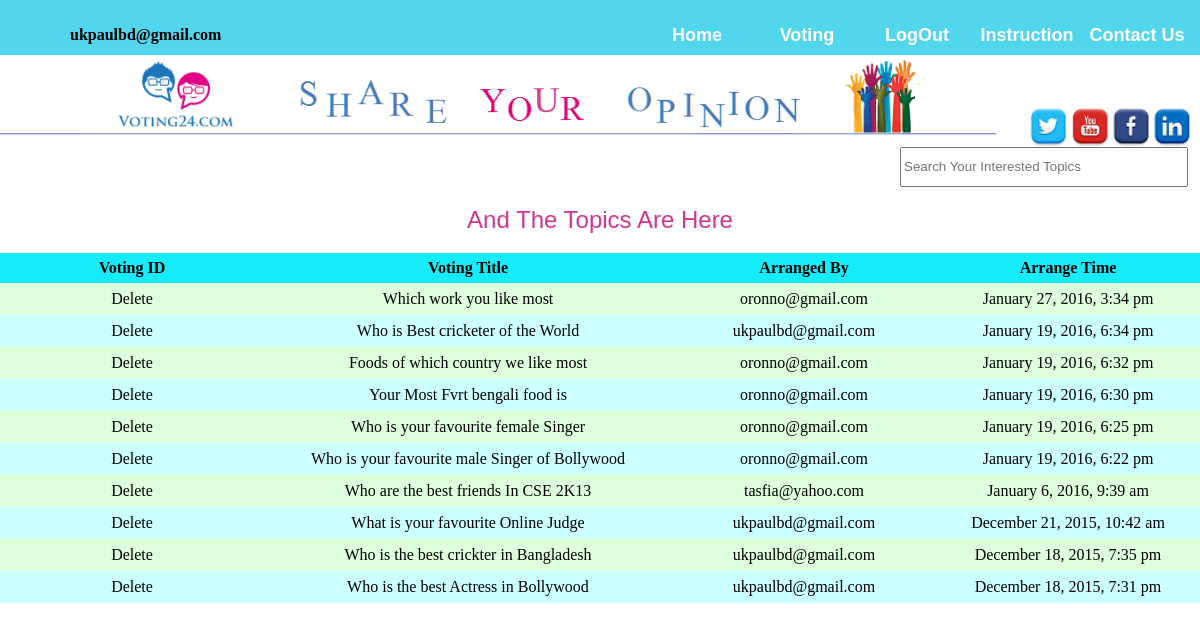
Screenshot of /press.php (signed in) with the database file from the repository.
### tables this page shows
CREATE TABLE IF NOT EXISTS `votelist` (
  `id` int(11) NOT NULL AUTO_INCREMENT,
  `title` varchar(50) NOT NULL,
  `description` varchar(500) NOT NULL,
  `op1` varchar(20) NOT NULL,
  `op2` varchar(20) NOT NULL,
  `op3` varchar(20) NOT NULL,
  `op4` varchar(20) NOT NULL,
  `op5` varchar(20) NOT NULL,
  `email` varchar(30) NOT NULL,
  `time` varchar(30) NOT NULL,
  PRIMARY KEY (`id`)
);

### press.php (the view, shortened to what this page needs)
<?php
include 'db.php';
?>
<html>
<head>
</head>
<body>
 <div class="divi">
<a href="contact.php"><button class="bun" ><b>Contact Us</b></button></a>
<a href="inst.php"><button class="bun" ><b>Instruction</b></button></a>
<?php
if(isset($_SESSION['name'])){
	echo"<a href='logout.php'><button class='bun'><b>LogOut</b></button></a>";
}
else{
	echo"<a href='sign.php'><button class='bun'><b>Sign in</b></button></a>";
}
?>
<a href="voting.php"><button class="bun" ><b>Voting</b></button></a>
<a href="home.php"><button class="bun" ><b>Home</b></button></a>
<b><p class="para"> <?php
if(isset($_SESSION['name'])){
	$name=$_SESSION['name']; echo $name ;
}
 ?></p></b>
</div>
<img display="inline" src="logo.png" width="83%" />
<img  style="margin-top:40"src="scl.png" align="right" width="15%" usemap="#user"/>
<form name="frm" method="post">
<input type='textbox' placeholder="Search Your Interested Topics" onkeyup="info(this.value);" style='width:24%; height:5% ;margin-left:75%'></input>
</form>
<h2>And The Topics Are Here</h2>
<table>
       <th ><b>Voting  ID</b></th>
	  <th class="a"><b>Voting Title</b></th>
	  <th><b>Arranged By</b></th>
	  <th ><b>Arrange Time</b></th>
  </table>
<?php
echo "<table>";
$result = mysql_query("SELECT * FROM votelist ORDER BY id DESC");
$count=1;
 while($row = mysql_fetch_array($result))
     {
		 if($count%2==0){
			echo "<tr style='background-color:#CCFFFF'>";
		 }
		 else{
				echo "<tr style='background-color:#DEFFDE'>";
		 };
		 $id=$row['id'];
		if(isset($_SESSION['name'])){
	$name=$_SESSION['name'];
	if($name=='ukpaulbd@gmail.com'){
		  echo "<td ><a href='delete.php?id=$id'> Delete</a></td>";
	}
}
	  echo "<td class='a'><a href='result.php?id=$id'> " . $row['title'] . "</a></td>";
	  echo "<td>" . $row['email'] . "</td>";
	  echo "<td>" . $row['time'] . "</td>";
echo "</tr>";
     $count++;
     }
  echo "</table>"   ;
?>
</body>
</html>

### press.php (style rules this page uses)
body { margin:0 auto; }
.divi { top:0; right:0; padding:10; z-index: 9999; width: 98.5%; height: 35px; background-color: #51D6EB; border:none; }
.bun { border-radius: 5px; width:110; height:50; color:white; margin-top:0; background-color:transparent; font-size:18; border:none; float:right; }
h1,h2 { font-family: 'Arial Narrow', Arial, sans-serif; font-style: normal; font-variant: normal; text-align:center; color:#D13593; font-weight: 500; line-height: 26.4px; }
.para { margin-left:60; }
table { width: 100%; border-collapse:collapse; }
th { background-color: #16EBFA; color:black; text-align:center; height:30; width:22%; }
th.a { width:34%; }
td { text-align:center; width:22%; padding:7; }
td.a { width:34%; padding:left:20; padding:7; }
a { color:black; text-decoration: none }

### rows the page displays
votelist: title "Which work you like most", email "oronno@gmail.com", time "January 27, 2016, 3:34 pm"
votelist: title "Who is Best cricketer of the World", email "ukpaulbd@gmail.com", time "January 19, 2016, 6:34 pm"
votelist: title "Foods of which country we like most", email "oronno@gmail.com", time "January 19, 2016, 6:32 pm"
votelist: title "Your Most Fvrt bengali food is", email "oronno@gmail.com", time "January 19, 2016, 6:30 pm"
votelist: title "Who is your favourite female Singer", email "oronno@gmail.com", time "January 19, 2016, 6:25 pm"
votelist: title "Who is your favourite male Singer of Bollywood", email "oronno@gmail.com", time "January 19, 2016, 6:22 pm"
votelist: title "Who are the best friends In CSE 2K13", email "tasfia@yahoo.com", time "January 6, 2016, 9:39 am"
votelist: title "What is your favourite Online Judge", email "ukpaulbd@gmail.com", time "December 21, 2015, 10:42 am"
votelist: title "Who is the best crickter in Bangladesh", email "ukpaulbd@gmail.com", time "December 18, 2015, 7:35 pm"
votelist: title "Who is the best Actress in Bollywood", email "ukpaulbd@gmail.com", time "December 18, 2015, 7:31 pm"

### other values shown
$name "ukpaulbd@gmail.com"
